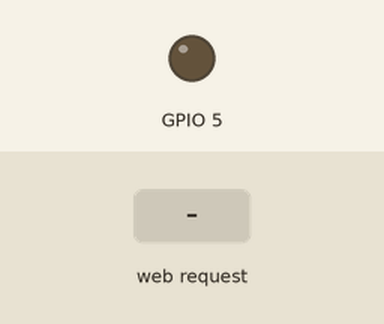
Recording of a sketch running on a simulated ESP8266 (NodeMCU). On the bench: output pins drawn as LEDs (lit = HIGH). Inputs (shaded band) come from the test bench. WiFi joins after 1.5 s; servers stay silent unless stated; what the sketch prints to the serial monitor is not drawn.

Above: at 2.7 s.
2.8 s: HTTP request GET /lighton received
At 3.4 s:
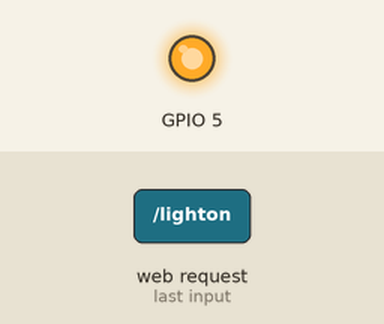
4.3 s: HTTP request GET /lightoff received
At 4.6 s:
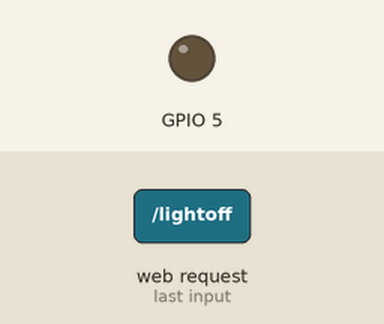
Timing chart, 0 to 7.3 s (numbered marks = the images above; inputs shaded):
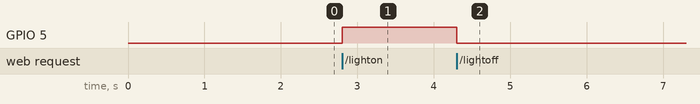

The sketch:

serv.ino
```cpp
#include <ESP8266WiFi.h>
#include <WiFiClient.h>
#include <ESP8266WebServer.h>
#include <ESP8266mDNS.h>
#include <ESP8266HTTPClient.h>
#define THERMISTORPIN A0

const char *ssid = "DeltaX";
const char *password = "88888888";

ESP8266WebServer server ( 80 );
String celsiy="23";
short int qwert = 0;

void handleRoot() {

  char temp[400];
  snprintf ( temp, 400,

"<html>\
  <head>\
    <meta http-equiv='refresh' content='5'/>\
    <title>SmartOK</title>\
    <style>\
      body { background-color: #cccccc; font-family: Arial, Helvetica, Sans-Serif; Color: #000088; }\
    </style>\
  </head>\
  <body>\
    <h1>Connected!</h1>\
  </body>\
</html>");
  server.send ( 200, "text/html", temp );

}

void handleNotFound() {
  String message = "File Not Found\n\n";
  message += "URI: ";
  message += server.uri();
  message += "\nMethod: ";
  message += ( server.method() == HTTP_GET ) ? "GET" : "POST";
  message += "\nArguments: ";
  message += server.args();
  message += "\n";

  for ( uint8_t i = 0; i < server.args(); i++ ) {
    message += " " + server.argName ( i ) + ": " + server.arg ( i ) + "\n";
  }

  server.send ( 404, "text/plain", message );
}

void temper()
{
  server.send (404, "text/plain",celsiy);

  HTTPClient http;

  http.begin("http://192.168.43.119:8000/api/set");
  int httpCode = http.GET();
  if(httpCode == HTTP_CODE_OK)
  {
      Serial.print("HTTP response code ");
      Serial.println(httpCode);
      String response = http.getString();
      Serial.println(response);
  }
  else
  {
    Serial.println("Error in HTTP request");
  }

  http.end();
  Serial.println();
}

void temper1()
{
 double Temp;
 Temp = log(((10240000/analogRead(A0)) - 10000));
  Temp = 1 / (0.001129148 + (0.000234125 + (0.0000000876741 * Temp * Temp ))* Temp );
  Temp = Temp - 273.15;
  Serial.println(Temp);
 //server.send ( 200, "text/plain", reading );
}

void lighton()
{
  server.send (404, "text/plain","light on");
  digitalWrite(5,HIGH);
}

void lightoff()
{
  server.send (404, "text/plain","light off");
  digitalWrite(5,LOW);
}

void setup ( void ) {
  Serial.begin ( 9600 );
  WiFi.begin ( ssid, password );
  Serial.println ( "" );
  pinMode(5,OUTPUT);
  // Wait for connection
  while ( WiFi.status() != WL_CONNECTED ) {
    delay ( 500 );
    Serial.print ( "." );
  }

  Serial.println ( "" );
  Serial.print ( "Connected to " );
  Serial.println ( ssid );
  Serial.print ( "IP address: " );
  Serial.println ( WiFi.localIP() );

  if ( MDNS.begin ( "esp8266" ) ) {
    Serial.println ( "MDNS responder started" );
  }

  server.on ( "/", handleRoot );
  server.on ( "/temperature", temper );
  server.on ( "/set", temper1 );
  server.on ( "/lighton", lighton );
  server.on ( "/lightoff", lightoff );
  server.on ( "/inline", []() {
    server.send ( 200, "text/plain", "this works as well" );
  } );
  server.onNotFound ( handleNotFound );
  server.begin();
  Serial.println ( "HTTP server started" );
}

void loop ( void ) {
  server.handleClient();
}
```

Measured:
- after the input at 2.8 s, GPIO 5: LOW → HIGH at once
- after the input at 4.3 s, GPIO 5: HIGH → LOW at once
